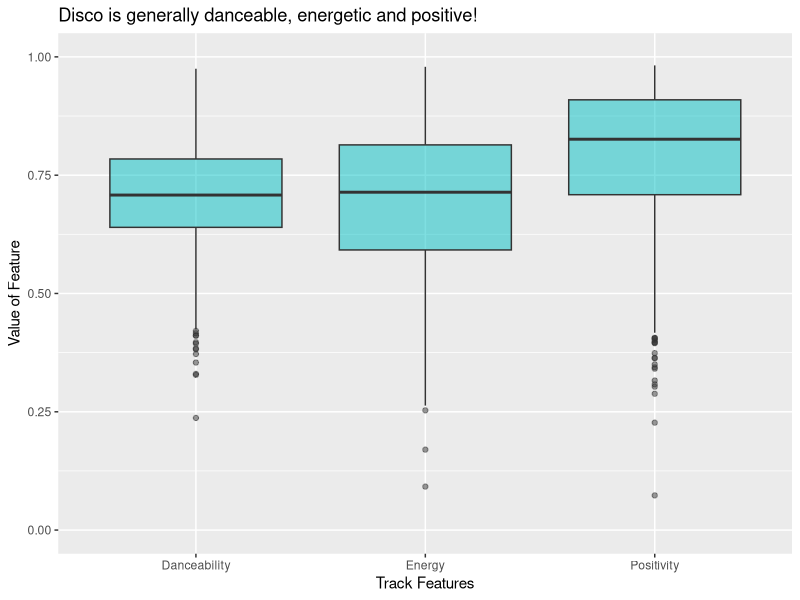
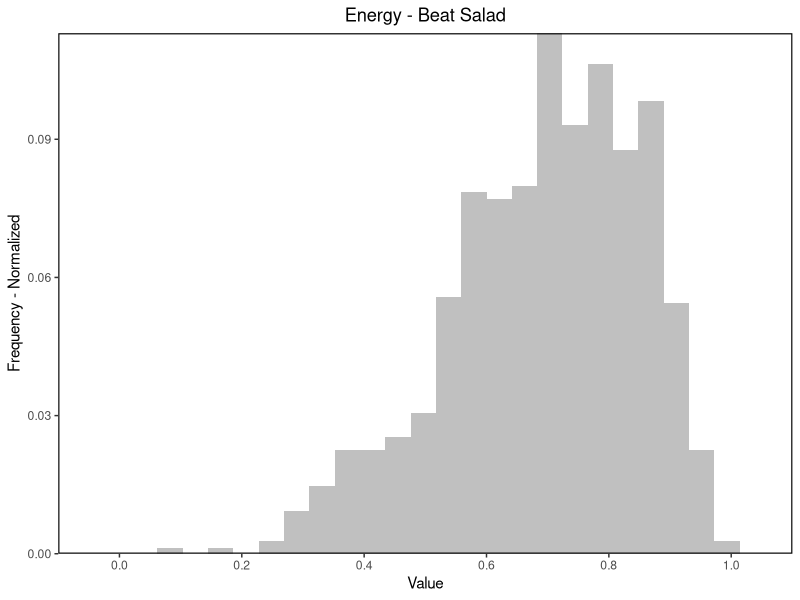
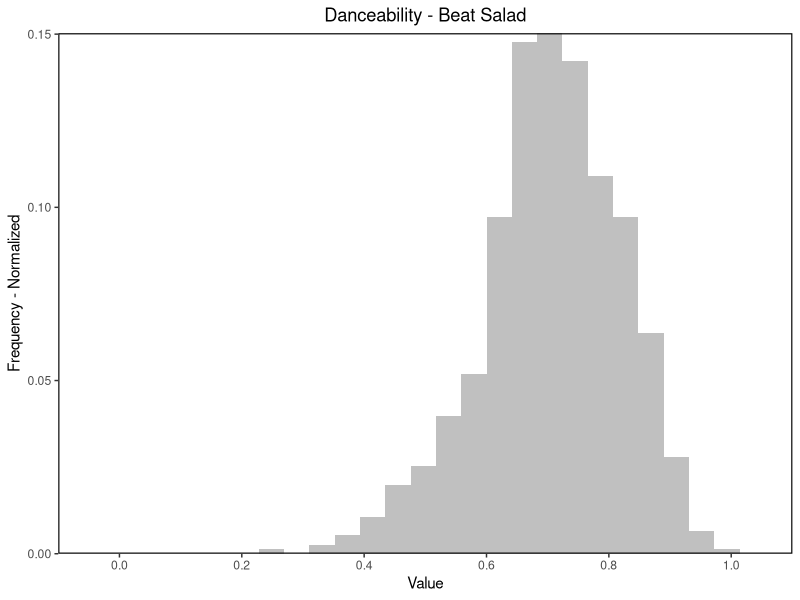
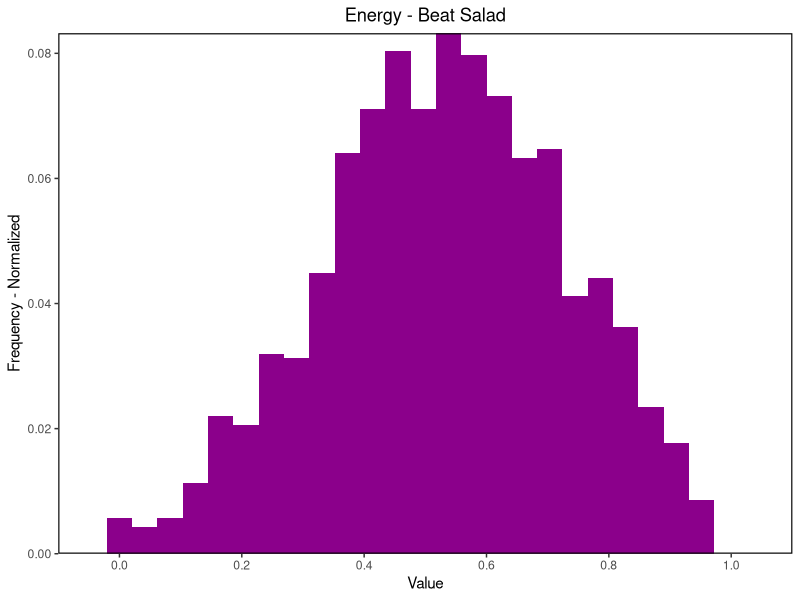
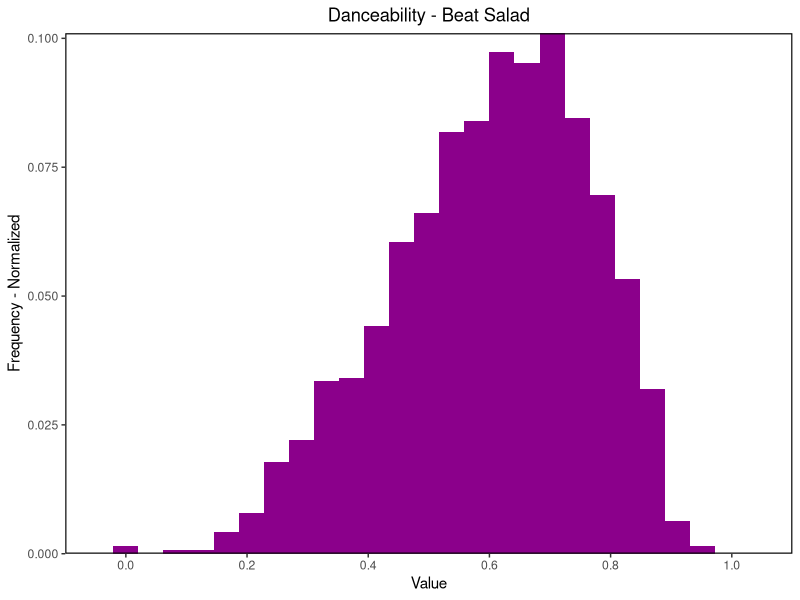
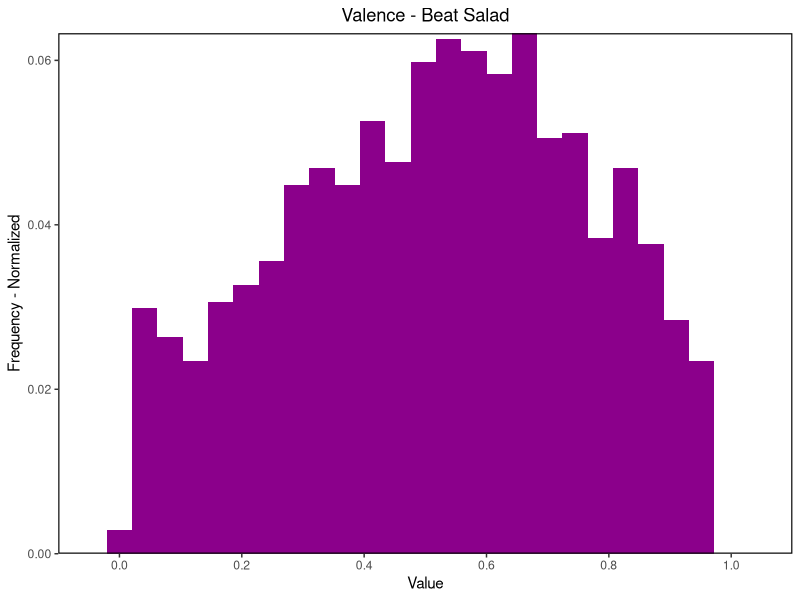
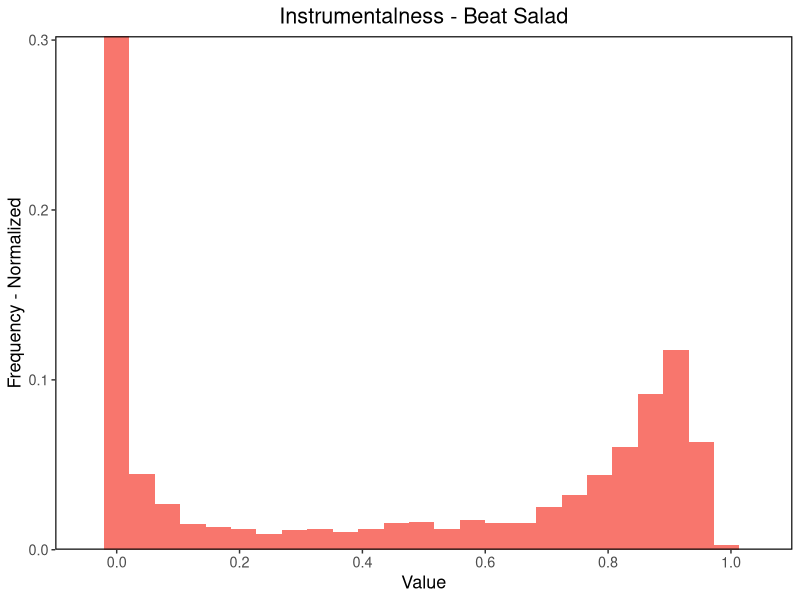
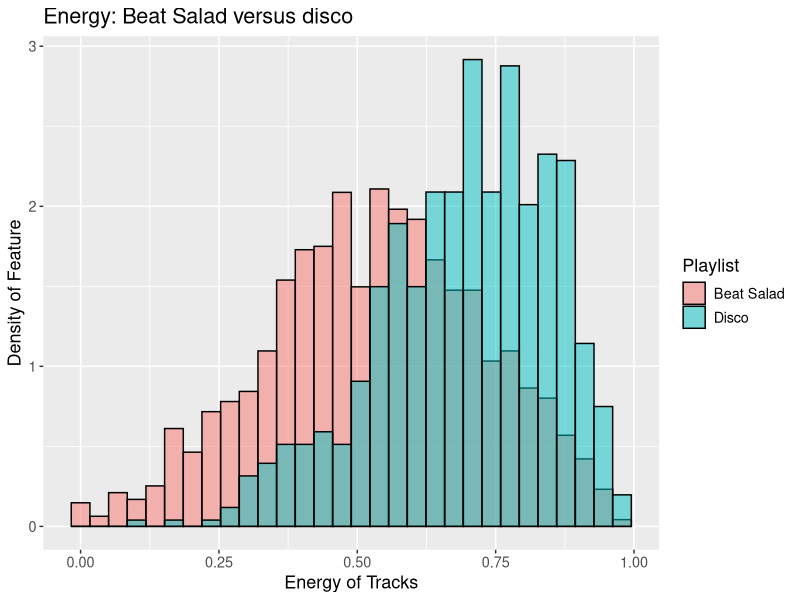

Generate these figures, in order, with R:
## ---- chunk 1
library(tidyverse)
library(stringr)
## ---- chunk 2
BS <- read_csv('BeatSalad.csv')
BSTD <- read_csv('BeatSaladToDate.csv')
disco <- read_csv('Disco.csv')
pop <- read_csv('Pop.csv')
combined_playlists <- rbind(BS, disco, pop)
## ---- chunk 3
spotify_hist <- function(df, feature, html_col_code)
{
  df %>%
    ggplot(aes(x = !!enquo(feature))) +
    geom_histogram(fill = html_col_code, aes(y=..count../sum(..count..))) +
    ylab("Frequency - Normalized") +
    xlab("Value") +
    scale_y_continuous(expand = c(0,0)) +
    scale_x_continuous(expand = c(0,0),
                       breaks = c(0.0, 0.2, 0.4, 0.6, 0.8, 1.0),
                       limits = c(-0.1, 1.1)) +
    theme(
  panel.background = element_rect(fill = "white",
                                colour = "white",
                                size = 0.5, linetype = "solid"),
  panel.grid.major = element_line(size = 0.5, linetype = 'solid',
                                colour = "white"), 
  panel.grid.minor = element_line(size = 0.25, linetype = 'solid',
                                colour = "white"),
  panel.border = element_rect(colour = "black", fill=NA, size=0.8),
  plot.title = element_text(hjust = 0.5)
  )
}
## ---- chunk 4
disco %>%
  select(valence, danceability, energy) %>%
  mutate(Danceability = danceability, Energy = energy, Positivity = valence) %>%
  gather(key = feature, value = value, Positivity, Danceability, Energy) %>%
  ggplot(aes(x = feature, y = value)) +
  geom_boxplot(alpha = 0.5, fill = "#00BFC4") +
  scale_y_continuous(limits = c(0,1)) +
  theme(legend.position = "none") +
  xlab("Track Features") +
  ylab("Value of Feature") +
  ggtitle("Disco is generally danceable, energetic and positive!")
## ---- chunk 5
spotify_hist(disco, energy, "#C0C0C0") + ggtitle("Energy - Beat Salad")
spotify_hist(disco, danceability, "#C0C0C0") + ggtitle("Danceability - Beat Salad")
## ---- chunk 6
spotify_hist(BS, energy, "#8B008B") + ggtitle("Energy - Beat Salad")
spotify_hist(BS, danceability, "#8B008B") + ggtitle("Danceability - Beat Salad")
spotify_hist(BS, valence, "#8B008B") + ggtitle("Valence - Beat Salad")
spotify_hist(BS, instrumentalness, "#F8766D") + ggtitle("Instrumentalness - Beat Salad") +
  theme(text = element_text(size=13))
## ---- chunk 7
plot_multi_histogram <- function(df, feature, label_column) {
    plt <- ggplot(df, aes(x=eval(parse(text=feature)), fill=eval(parse(text=label_column)))) +
    geom_histogram(alpha=0.5, position="identity", aes(y = ..density..), color="black") +
    labs(x=feature, y = "Density")
    plt + guides(fill=guide_legend(title="Playlist"))
}
combined_playlists %>%
  filter(playlist_name == "Disco" | playlist_name == "Beat Salad") %>%
  plot_multi_histogram('energy', 'playlist_name') +
  xlab("Energy of Tracks") +
  ylab("Density of Feature") +
  theme(text = element_text(size=13)) +
  ggtitle("Energy: Beat Salad versus disco")

combined_playlists %>%
  filter(playlist_name == "Disco" | playlist_name == "Beat Salad") %>%
  plot_multi_histogram('danceability', 'playlist_name') +
  xlab("Danceability of Tracks") +
  ylab("Density of Feature") +
  theme(text = element_text(size=13)) +
  ggtitle("Danceability: Beat Salad versus disco")

combined_playlists %>%
  filter(playlist_name == "Disco" | playlist_name == "Beat Salad") %>%
  plot_multi_histogram('valence', 'playlist_name') +
  xlab("Positivity of Tracks") +
  ylab("Density of Feature") +
  theme(text = element_text(size=13)) +
  ggtitle("Positivity: Beat Salad versus disco")
## ---- chunk 8
combined_playlists %>%
  filter(playlist_name == "Pop" | playlist_name == "Beat Salad") %>%
  plot_multi_histogram('track.popularity', 'playlist_name') +
  xlab("Popularity of Tracks") +
  ylab("Density of Feature") +
  scale_fill_manual(values=c("#F8766D", "#00BA38")) +
  theme(text = element_text(size=13)) +
  ggtitle("Popularity: Beat Salad versus pop music")
## ---- chunk 9
BSTD$track_number <- c(seq(1, 21, 1), seq(1, 16, 1), seq(1, 21, 1), seq(1, 20, 1))
BSTD$episode_number <- c(rep("1", 21),
                      rep("2", 16),
                      rep("3", 21),
                      rep("4", 20))
## ---- chunk 10
BSTD_means <- BSTD %>%
  group_by(track_number) %>%
  mutate(energy_mean = mean(energy)) %>%
  mutate(energy = energy_mean) %>%
  ungroup() %>%
  mutate(episode_number = "mean")
BSTD_means <- BSTD_means[1:21, ]

BSTD %>%
  group_by(track_number) %>%
  mutate(energy_mean = mean(energy)) %>%
  ungroup() %>%
  rbind(BSTD_means) %>%
  ggplot(aes(x = track_number, y = energy, col = episode_number)) +
  geom_point() +
  geom_line(aes(x = track_number, y = energy_mean), col = "black", size = 3) +
  geom_line() +
  ylab("Track Energy") +
  xlab("Track Number") +
  scale_y_continuous(limits = c(0, 1), expand = c(0,0)) +
  scale_color_manual(name = "Episode Number", values=c("#F8766D", "#00BA38", "#00BFC4", "#C77CFF", "black")) +
  theme(legend.position = "bottom", text = element_text(size=15)) +
  annotate("text", x = 18, y = 0.85, label = "Mean of the episodes") +
  annotate("segment", x = 17.5, y = 0.82, xend = 15.5, yend = 0.48, arrow = arrow(), size = 1) +
  ggtitle("Each episode's energy has a natural flow to it from start to finish!")
